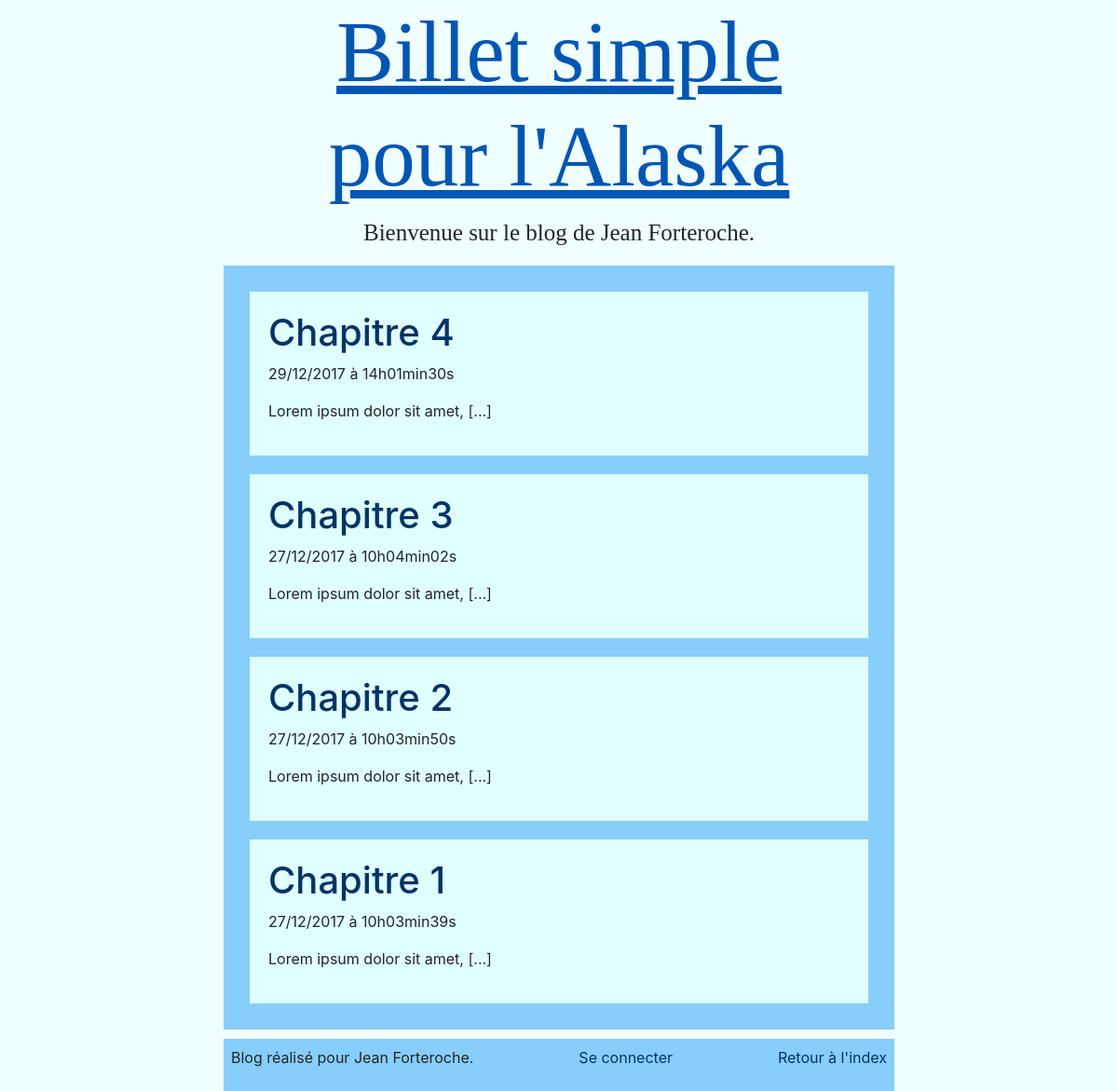
The page / on the database its author committed.
### tables this page shows
CREATE TABLE `Posts` (
  `id` int(11) NOT NULL,
  `titre` varchar(255) NOT NULL,
  `texte` text NOT NULL,
  `date` datetime NOT NULL
);

### controller/controllerIndex.php (called while the page is built, shortened)
<?php
    require_once 'model/modelBillet.php';
    class controllerIndex {
        private $post;
        public function __construct(){
            $this->post = new post();
        }
        public function index(){
            $post = $this->post->getPosts();
            $view = new view("Index");
            $view->generate(array('post' => $post));
        }
    }

### model/modelBillet.php (called while the page is built, shortened)
<?php
    require_once 'model/model.php';
    class post extends model{
        public function getPosts(){
            $sql = 'SELECT id, titre, texte, DATE_FORMAT(date, \'%d/%m/%Y à %Hh%imin%ss\') AS date_fr FROM Posts ORDER BY date DESC';
            $posts = $this->executeSQL($sql);
            return $posts;
        }
    }

### model/model.php (called while the page is built, shortened)
<?php
    abstract class model {
        protected function executeSQL($sql, $params = null){
            if ($params == null){
                $req = $this->dbConnect()->query($sql);
            }
            else{
                $req = $this->dbConnect()->prepare($sql);
                $req->execute($params);
            }
            return $req;
        }
        private function dbConnect(){
            try{
                $db = new PDO('mysql:host=localhost;dbname=test;charset=utf8', 'root', 'root');
                return $db;
            }
            catch(Exception $e){
                die('Error : ' .$e->getMessage());
            }
        }
    }

### index.php (called while the page is built, shortened)
<?php
    $routeur = new main();
    $routeur->routage();

### view/viewIndex.php (the view, shortened to what this page needs)
<?php foreach ($post as $post) : ?>
    <article>
        <a href="<?= "index.php?action=billet&id=" . $post['id'] ?>">
            <h1><?= $post['titre']?></h1>
        </a>
        <p><?= $post['date_fr']?></p>
        <p><?= substr($post['texte'], 0, 50) . '[...]' ?></p>
    </article>
<?php endforeach; ?>

### contenu/style.css (style rules this page uses)
a { text-decoration: none; color : #003366; }
body { background-color: #f0ffff; }
article { background-color: #e0ffff; margin: 20px; padding: 20px; }

### rows shown on the page
posts: titre "Chapitre 4", date_fr "29/12/2017 à 14h01min30s", texte "Lorem ipsum dolor sit amet,"
posts: titre "Chapitre 3", date_fr "27/12/2017 à 10h04min02s", texte "Lorem ipsum dolor sit amet,"
posts: titre "Chapitre 2", date_fr "27/12/2017 à 10h03min50s", texte "Lorem ipsum dolor sit amet,"
posts: titre "Chapitre 1", date_fr "27/12/2017 à 10h03min39s", texte "Lorem ipsum dolor sit amet,"
